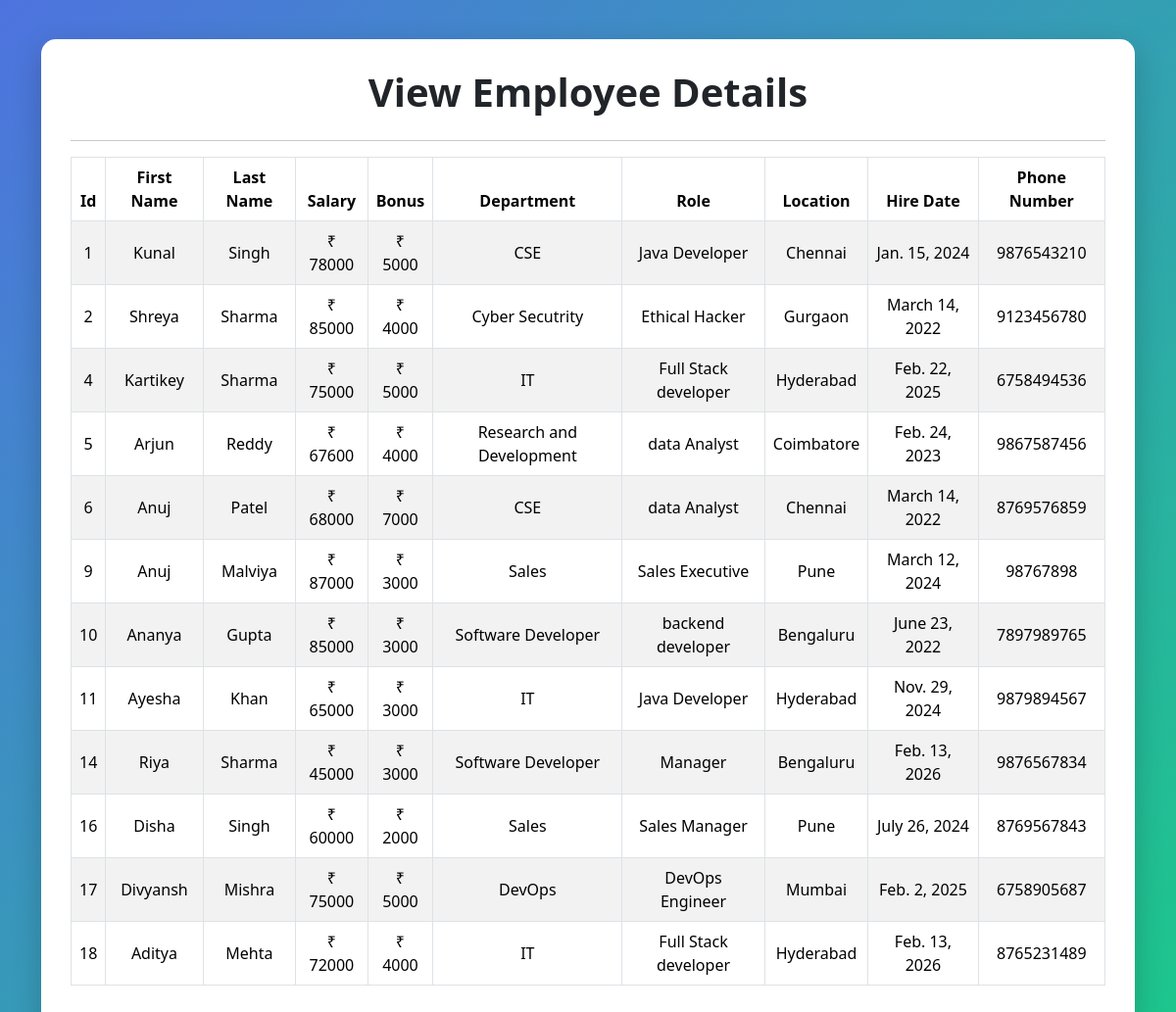
The app's page /all_emp with its own data.
### employees/models.py (models this page shows, shortened)
class Employee(models.Model):
    first_name = models.CharField(max_length=100)
    last_name = models.CharField(max_length=100)
    dept = models.ForeignKey(Department, on_delete=models.CASCADE)
    salary = models.IntegerField(default=0)
    bonus = models.IntegerField(default=0)
    role = models.ForeignKey(Role, on_delete=models.CASCADE)
    phone=models.IntegerField(default=0)
    hire_date=models.DateField()
    def __str__(self):
        return "%s %s %s" %(self.first_name,self.last_name,self.phone)

class Department(models.Model):
   name = models.CharField(max_length=100,null=False)
   location=models.CharField(max_length=100)

class Role(models.Model):
    name = models.CharField(max_length=100,null=False)

### employees/views.py (the view)
# urls.py: path('all_emp', views.all_emp, name='all_emp'),
def all_emp(request):
    emps=Employee.objects.all()
    context={
        'emps':emps
    }
    print(context)
    return render (request, 'view_all_emp.html', context)

### employees/templates/view_all_emp.html (shortened to what this page needs)
<!DOCTYPE html>
<html lang="en">
<head>
    <link href="https://cdn.jsdelivr.net/npm/bootstrap@5.3.8/dist/css/bootstrap.min.css" rel="stylesheet">
</head>
<body>
    <div class="container">
        <div class="main-card">
            <h1>View Employee Details</h1>
            <hr>
            <div class="table-responsive">
                <table class="table table-bordered table-striped align-middle text-center">
                    <thead>
                        <tr>
                            <th>Id</th>
                            <th>First Name</th>
                            <th>Last Name</th>
                            <th>Salary</th>
                            <th>Bonus</th>
                            <th>Department</th>
                            <th>Role</th>
                            <th>Location</th>
                            <th>Hire Date</th>
                            <th>Phone Number</th>
                        </tr>
                    </thead>
                    <tbody>
                        {% for emp in emps %}
                        <tr>
                            <td>{{emp.id}}</td>
                            <td>{{emp.first_name}}</td>
                            <td>{{emp.last_name}}</td>
                            <td>₹ {{emp.salary}}</td>
                            <td>₹ {{emp.bonus}}</td>
                            <td>{{emp.dept.name}}</td>
                            <td>{{emp.role.name}}</td>
                            <td>{{emp.dept.location}}</td>
                            <td>{{emp.hire_date}}</td>
                            <td>{{emp.phone}}</td>
                        </tr>
                        {% endfor %}
                    </tbody>
                </table>
            </div>
        </div>
    </div>
</body>
</html>

### employees/templates/view_all_emp.html (style rules this page uses)
body { background: linear-gradient(135deg, #4e73df, #1cc88a); min-height: 100vh; padding: 40px 0; }
.main-card { background: white; padding: 30px; border-radius: 15px; box-shadow: 0 10px 30px rgba(0,0,0,0.2); }
h1 { font-weight: 700; text-align: center; margin-bottom: 25px; }
.table thead { background-color: #343a40; color: white; }

### records on screen
Employee: id "1", first_name "Kunal", last_name "Singh", salary "78000", bonus "5000", dept.name "CSE", role.name "Java Developer", dept.location "Chennai", hire_date "Jan. 15, 2024", phone "9876543210"
Employee: id "2", first_name "Shreya", last_name "Sharma", salary "85000", bonus "4000", dept.name "Cyber Secutrity", role.name "Ethical Hacker", dept.location "Gurgaon", hire_date "March 14, 2022", phone "9123456780"
Employee: id "4", first_name "Kartikey", last_name "Sharma", salary "75000", bonus "5000", dept.name "IT", role.name "Full Stack developer", dept.location "Hyderabad", hire_date "Feb. 22, 2025", phone "6758494536"
Employee: id "5", first_name "Arjun", last_name "Reddy", salary "67600", bonus "4000", dept.name "Research and Development", role.name "data Analyst", dept.location "Coimbatore", hire_date "Feb. 24, 2023", phone "9867587456"
Employee: id "6", first_name "Anuj", last_name "Patel", salary "68000", bonus "7000", dept.name "CSE", role.name "data Analyst", dept.location "Chennai", hire_date "March 14, 2022", phone "8769576859"
Employee: id "9", first_name "Anuj", last_name "Malviya", salary "87000", bonus "3000", dept.name "Sales", role.name "Sales Executive", dept.location "Pune", hire_date "March 12, 2024", phone "98767898"
Employee: id "10", first_name "Ananya", last_name "Gupta", salary "85000", bonus "3000", dept.name "Software Developer", role.name "backend developer", dept.location "Bengaluru", hire_date "June 23, 2022", phone "7897989765"
Employee: id "11", first_name "Ayesha", last_name "Khan", salary "65000", bonus "3000", dept.name "IT", role.name "Java Developer", dept.location "Hyderabad", hire_date "Nov. 29, 2024", phone "9879894567"
Employee: id "14", first_name "Riya", last_name "Sharma", salary "45000", bonus "3000", dept.name "Software Developer", role.name "Manager", dept.location "Bengaluru", hire_date "Feb. 13, 2026", phone "9876567834"
Employee: id "16", first_name "Disha", last_name "Singh", salary "60000", bonus "2000", dept.name "Sales", role.name "Sales Manager", dept.location "Pune", hire_date "July 26, 2024", phone "8769567843"
Employee: id "17", first_name "Divyansh", last_name "Mishra", salary "75000", bonus "5000", dept.name "DevOps", role.name "DevOps Engineer", dept.location "Mumbai", hire_date "Feb. 2, 2025", phone "6758905687"
Employee: id "18", first_name "Aditya", last_name "Mehta", salary "72000", bonus "4000", dept.name "IT", role.name "Full Stack developer", dept.location "Hyderabad", hire_date "Feb. 13, 2026", phone "8765231489"
